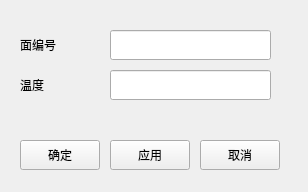
<?xml version="1.0" encoding="UTF-8"?>
<ui version="4.0">
 <class>frmThermalDirichlet</class>
 <widget class="QMainWindow" name="frmThermalDirichlet">
  <property name="geometry">
   <rect>
    <x>0</x>
    <y>0</y>
    <width>308</width>
    <height>192</height>
   </rect>
  </property>
  <property name="windowTitle">
   <string>热-固定温度</string>
  </property>
  <widget class="QWidget" name="centralwidget">
   <widget class="QPushButton" name="btnApply">
    <property name="geometry">
     <rect>
      <x>110</x>
      <y>140</y>
      <width>80</width>
      <height>30</height>
     </rect>
    </property>
    <property name="text">
     <string>应用</string>
    </property>
   </widget>
   <widget class="QPushButton" name="btnCancel">
    <property name="geometry">
     <rect>
      <x>200</x>
      <y>140</y>
      <width>80</width>
      <height>30</height>
     </rect>
    </property>
    <property name="text">
     <string>取消</string>
    </property>
   </widget>
   <widget class="QPushButton" name="btnOK">
    <property name="geometry">
     <rect>
      <x>20</x>
      <y>140</y>
      <width>80</width>
      <height>30</height>
     </rect>
    </property>
    <property name="text">
     <string>确定</string>
    </property>
   </widget>
   <widget class="QLabel" name="lblValue">
    <property name="geometry">
     <rect>
      <x>20</x>
      <y>70</y>
      <width>81</width>
      <height>30</height>
     </rect>
    </property>
    <property name="text">
     <string>温度</string>
    </property>
    <property name="alignment">
     <set>Qt::AlignLeading|Qt::AlignLeft|Qt::AlignVCenter</set>
    </property>
   </widget>
   <widget class="QLabel" name="lblSelect">
    <property name="geometry">
     <rect>
      <x>20</x>
      <y>30</y>
      <width>81</width>
      <height>30</height>
     </rect>
    </property>
    <property name="text">
     <string>面编号</string>
    </property>
    <property name="alignment">
     <set>Qt::AlignLeading|Qt::AlignLeft|Qt::AlignVCenter</set>
    </property>
   </widget>
   <widget class="QLineEdit" name="txtValue">
    <property name="geometry">
     <rect>
      <x>110</x>
      <y>70</y>
      <width>161</width>
      <height>30</height>
     </rect>
    </property>
   </widget>
   <widget class="QLineEdit" name="txtSelectId">
    <property name="geometry">
     <rect>
      <x>110</x>
      <y>30</y>
      <width>161</width>
      <height>30</height>
     </rect>
    </property>
   </widget>
  </widget>
 </widget>
 <resources/>
 <connections/>
</ui>
